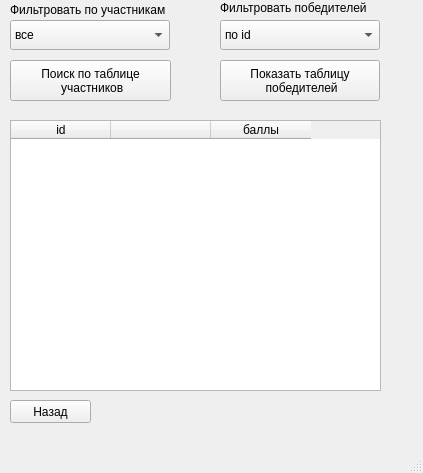
<?xml version="1.0" encoding="UTF-8"?>
<ui version="4.0">
 <class>MainWindow</class>
 <widget class="QMainWindow" name="MainWindow">
  <property name="geometry">
   <rect>
    <x>0</x>
    <y>0</y>
    <width>423</width>
    <height>473</height>
   </rect>
  </property>
  <property name="minimumSize">
   <size>
    <width>423</width>
    <height>473</height>
   </size>
  </property>
  <property name="maximumSize">
   <size>
    <width>423</width>
    <height>473</height>
   </size>
  </property>
  <property name="windowTitle">
   <string>Статистика</string>
  </property>
  <property name="autoFillBackground">
   <bool>false</bool>
  </property>
  <widget class="QWidget" name="centralwidget">
   <widget class="QComboBox" name="comboBox">
    <property name="geometry">
     <rect>
      <x>10</x>
      <y>20</y>
      <width>160</width>
      <height>30</height>
     </rect>
    </property>
    <item>
     <property name="text">
      <string>все</string>
     </property>
    </item>
   </widget>
   <widget class="QTableWidget" name="tableWidget">
    <property name="geometry">
     <rect>
      <x>10</x>
      <y>120</y>
      <width>371</width>
      <height>271</height>
     </rect>
    </property>
    <column>
     <property name="text">
      <string>id</string>
     </property>
    </column>
    <column>
     <property name="text">
      <string/>
     </property>
    </column>
    <column>
     <property name="text">
      <string>баллы</string>
     </property>
    </column>
   </widget>
   <widget class="QPushButton" name="pushButton">
    <property name="geometry">
     <rect>
      <x>10</x>
      <y>60</y>
      <width>161</width>
      <height>41</height>
     </rect>
    </property>
    <property name="text">
     <string>Поиск по таблице 
 участников</string>
    </property>
   </widget>
   <widget class="QLabel" name="label">
    <property name="geometry">
     <rect>
      <x>10</x>
      <y>0</y>
      <width>161</width>
      <height>20</height>
     </rect>
    </property>
    <property name="text">
     <string>Фильтровать по участникам</string>
    </property>
   </widget>
   <widget class="QPushButton" name="pushButton_2">
    <property name="geometry">
     <rect>
      <x>220</x>
      <y>60</y>
      <width>160</width>
      <height>41</height>
     </rect>
    </property>
    <property name="text">
     <string>Показать таблицу 
 победителей</string>
    </property>
   </widget>
   <widget class="QComboBox" name="comboBox_2">
    <property name="geometry">
     <rect>
      <x>220</x>
      <y>20</y>
      <width>160</width>
      <height>30</height>
     </rect>
    </property>
    <item>
     <property name="text">
      <string>по id</string>
     </property>
    </item>
    <item>
     <property name="text">
      <string>по баллам</string>
     </property>
    </item>
   </widget>
   <widget class="QLabel" name="label_2">
    <property name="geometry">
     <rect>
      <x>220</x>
      <y>0</y>
      <width>161</width>
      <height>16</height>
     </rect>
    </property>
    <property name="text">
     <string>Фильтровать победителей</string>
    </property>
   </widget>
   <widget class="QPushButton" name="btn_back">
    <property name="geometry">
     <rect>
      <x>10</x>
      <y>400</y>
      <width>81</width>
      <height>23</height>
     </rect>
    </property>
    <property name="text">
     <string>Назад</string>
    </property>
   </widget>
  </widget>
  <widget class="QMenuBar" name="menubar">
   <property name="geometry">
    <rect>
     <x>0</x>
     <y>0</y>
     <width>423</width>
     <height>21</height>
    </rect>
   </property>
  </widget>
  <widget class="QStatusBar" name="statusbar"/>
 </widget>
 <resources/>
 <connections/>
</ui>
